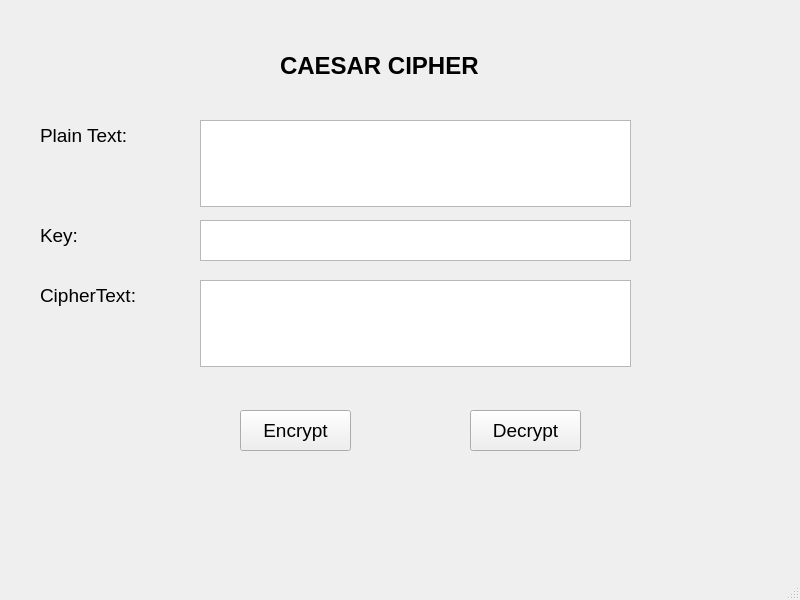
<?xml version="1.0" encoding="UTF-8"?>
<ui version="4.0">
 <class>MainWindow</class>
 <widget class="QMainWindow" name="MainWindow">
  <property name="geometry">
   <rect>
    <x>0</x>
    <y>0</y>
    <width>800</width>
    <height>600</height>
   </rect>
  </property>
  <property name="windowTitle">
   <string>MainWindow</string>
  </property>
  <widget class="QWidget" name="centralwidget">
   <widget class="QLabel" name="label">
    <property name="geometry">
     <rect>
      <x>280</x>
      <y>20</y>
      <width>251</width>
      <height>91</height>
     </rect>
    </property>
    <property name="font">
     <font>
      <pointsize>18</pointsize>
      <weight>75</weight>
      <bold>true</bold>
     </font>
    </property>
    <property name="text">
     <string>CAESAR CIPHER </string>
    </property>
   </widget>
   <widget class="QLabel" name="label_2">
    <property name="geometry">
     <rect>
      <x>40</x>
      <y>120</y>
      <width>111</width>
      <height>31</height>
     </rect>
    </property>
    <property name="font">
     <font>
      <pointsize>14</pointsize>
     </font>
    </property>
    <property name="text">
     <string>Plain Text:</string>
    </property>
   </widget>
   <widget class="QLabel" name="label_3">
    <property name="geometry">
     <rect>
      <x>40</x>
      <y>220</y>
      <width>111</width>
      <height>31</height>
     </rect>
    </property>
    <property name="font">
     <font>
      <pointsize>14</pointsize>
     </font>
    </property>
    <property name="text">
     <string>Key:</string>
    </property>
   </widget>
   <widget class="QLabel" name="label_4">
    <property name="geometry">
     <rect>
      <x>40</x>
      <y>280</y>
      <width>151</width>
      <height>31</height>
     </rect>
    </property>
    <property name="font">
     <font>
      <pointsize>14</pointsize>
     </font>
    </property>
    <property name="text">
     <string>CipherText:</string>
    </property>
   </widget>
   <widget class="QPushButton" name="btn_encrypt">
    <property name="geometry">
     <rect>
      <x>240</x>
      <y>410</y>
      <width>111</width>
      <height>41</height>
     </rect>
    </property>
    <property name="font">
     <font>
      <pointsize>14</pointsize>
     </font>
    </property>
    <property name="text">
     <string>Encrypt</string>
    </property>
   </widget>
   <widget class="QPushButton" name="btn_decrypt">
    <property name="geometry">
     <rect>
      <x>470</x>
      <y>410</y>
      <width>111</width>
      <height>41</height>
     </rect>
    </property>
    <property name="font">
     <font>
      <pointsize>14</pointsize>
     </font>
    </property>
    <property name="text">
     <string>Decrypt</string>
    </property>
   </widget>
   <widget class="QTextEdit" name="txt_plain_text">
    <property name="geometry">
     <rect>
      <x>200</x>
      <y>120</y>
      <width>431</width>
      <height>87</height>
     </rect>
    </property>
   </widget>
   <widget class="QTextEdit" name="txt_key">
    <property name="geometry">
     <rect>
      <x>200</x>
      <y>220</y>
      <width>431</width>
      <height>41</height>
     </rect>
    </property>
   </widget>
   <widget class="QTextEdit" name="txt_cipher_text">
    <property name="geometry">
     <rect>
      <x>200</x>
      <y>280</y>
      <width>431</width>
      <height>87</height>
     </rect>
    </property>
   </widget>
  </widget>
  <widget class="QMenuBar" name="menubar">
   <property name="geometry">
    <rect>
     <x>0</x>
     <y>0</y>
     <width>800</width>
     <height>26</height>
    </rect>
   </property>
  </widget>
  <widget class="QStatusBar" name="statusbar"/>
 </widget>
 <resources/>
 <connections/>
</ui>
